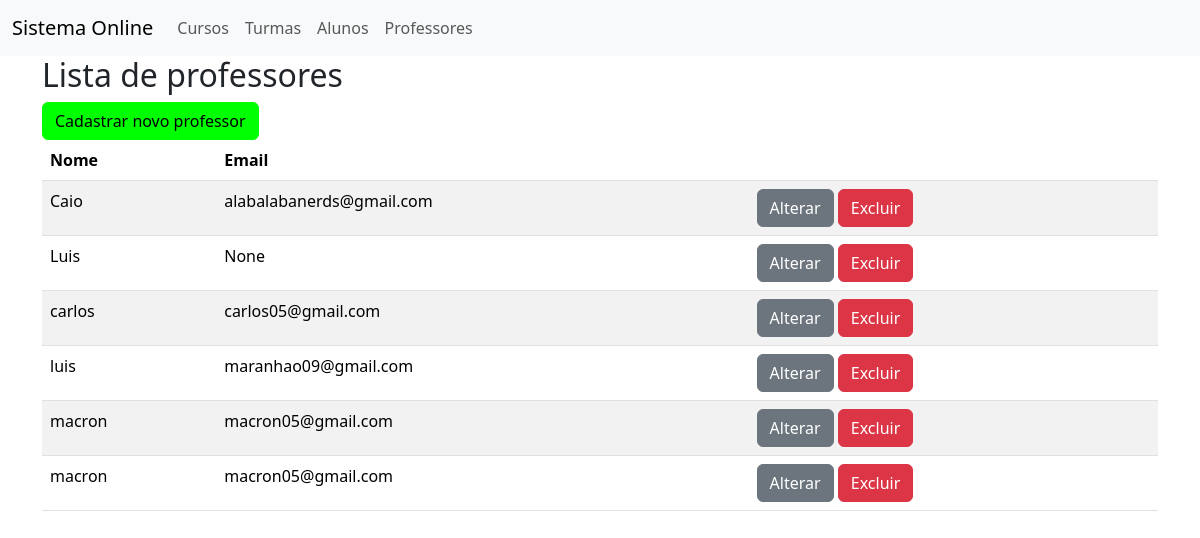
Page /listarprofessores on the earlier database version.
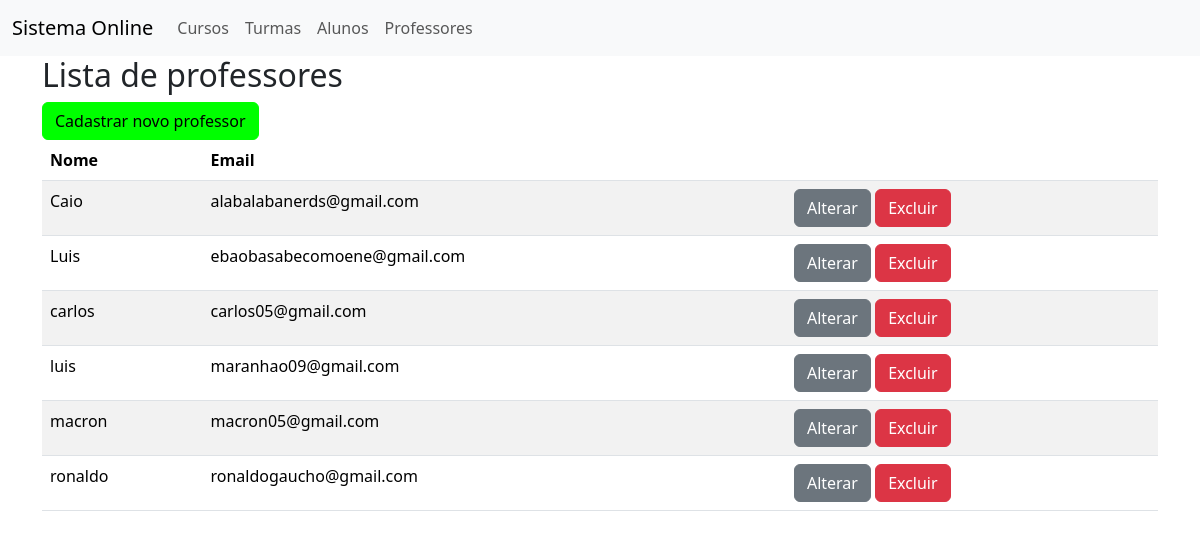
Same page on the later database version.
### cadastro/models.py (models this page shows, shortened)
class Professores(models.Model):
    nome = models.CharField(max_length=100)
    email = models.EmailField(null=True)
    matricula = models.CharField(max_length=5)

### cadastro/views.py (the view)
# urls.py: path('listarprofessores', views.listarprofessores, name='listarprofessores'),
def listarprofessores(request):
    professores = Professores.objects.order_by('nome')
    return render(request, 'listarprofessores.html', {'Professores': professores})

### cadastro/templates/listarprofessores.html
{% extends 'base.html' %}
{% block content%}
    <h2>Lista de professores</h2>
    <a href="{% url 'incluirprofessor' %}" class="btn btn-primary">
        Cadastrar novo professor
    </a>
    <table class="table table-striped">
        <thead>
            <tr>
                <th>Nome</th>
                <th>Email</th>
                <th></th>
            </tr>
        </thead>
        <tbody>
            {% for p in Professores %}
            <tr>
                <td>
                    {{ p.nome }}
                </td>
                <td>
                    {{ p.email }}
                </td>
                <td>
                    <a href= "{% url 'alterarprofessor' p.id %}" class= "btn btn-secondary"> Alterar </a>
                    <a href= "{% url 'excluirprofessor' p.id %}" class= "btn btn-danger">Excluir</a>
                </td>
            </tr>
            {% endfor %}
        </tbody>
    </table>
{% endblock %}

Differences in the rows shown:
removed Professores: nome "macron", email "macron05@gmail.com"
changed Professores "Luis": email "None" → "ebaobasabecomoene@gmail.com"
added Professores: nome "ronaldo", email "ronaldogaucho@gmail.com"
